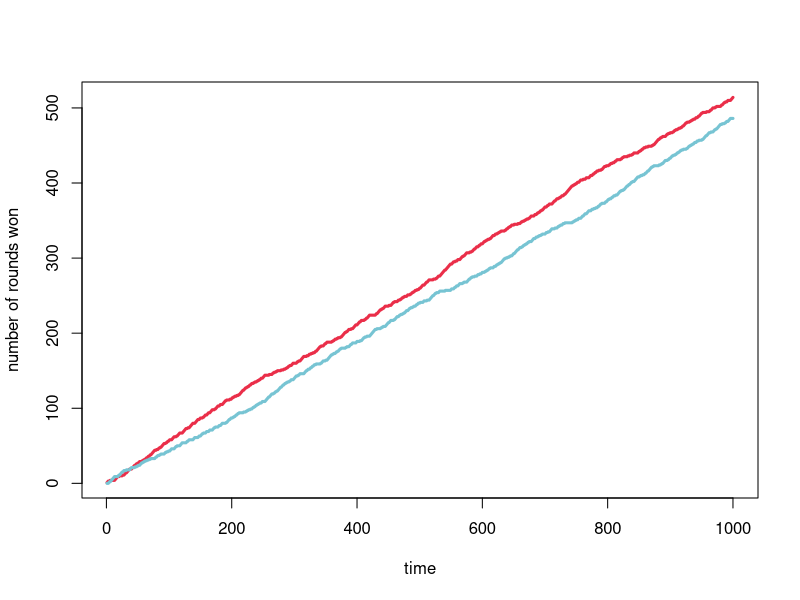
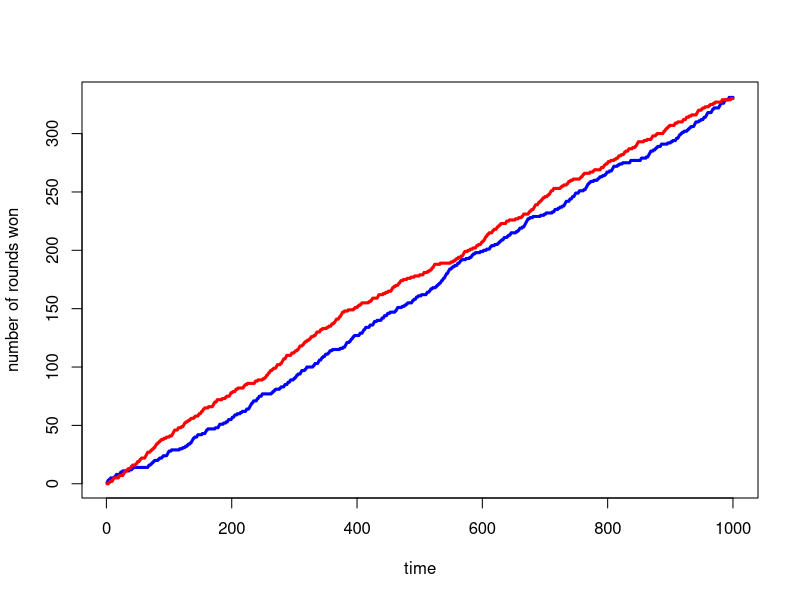
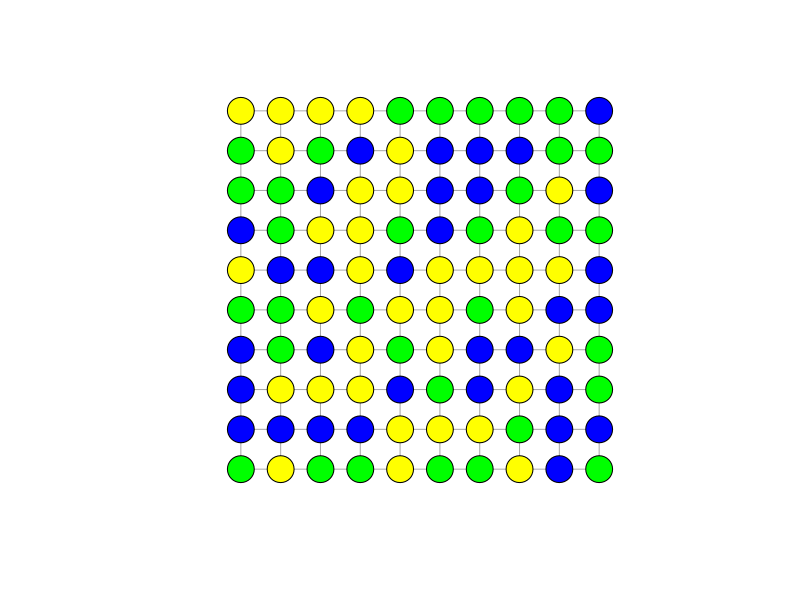
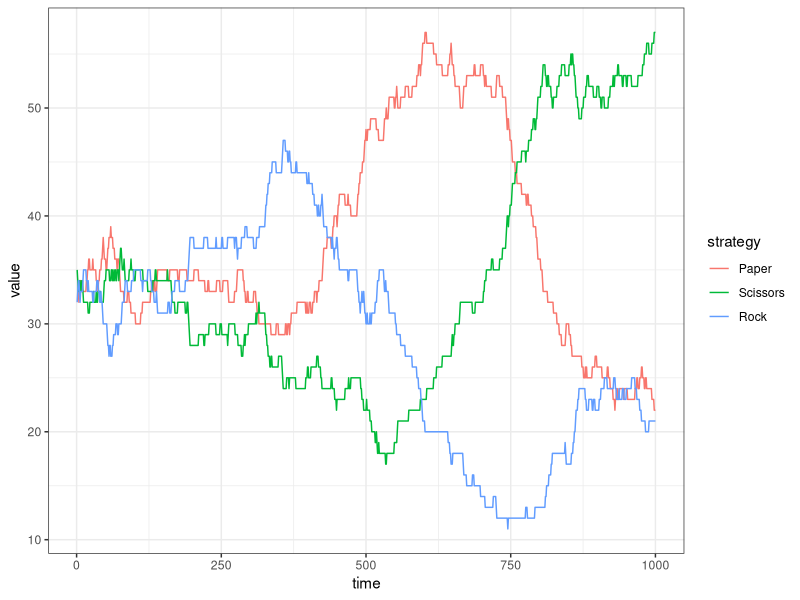

Generate these figures, in order, with R:

indDF <- data.frame(id=1:2, strategy=NA, num_wins=0)
indDF

chooseStrategy <- function(ind){
    strats <- sample(x=1:3, size=nrow(ind)) # 1:Paper, 2:Scissors, 3:Rock
    ind$strategy <- strats
    return(ind)
}

playStrategy <- function(ind){
    if(ind$strategy[1]==ind$strategy[2]) {} else{
        #in the case that one chose Rock and the other paper:
        if(any(ind$strategy == 3) && any(ind$strategy == 1)){ 
            tmp <- ind[ind$strategy==1, "id"]
            ind[tmp,"num_wins"] <- ind[tmp,"num_wins"]+1
        }else{
            #for the two other cases, the better weapon wins:
            tmp <- which(ind[,"strategy"]==max(ind[,"strategy"]))
            ind[tmp,"num_wins"] <- ind[tmp,"num_wins"]+1 
        }
    }
    return(ind)
}


# Third: Let's loop it
for(i in 1:1000){
    indDF <- chooseStrategy(indDF)#; indDF
    indDF <- playStrategy(indDF)#; indDF
    i <- i+1
}
indDF

setup <- function(){
    return(data.frame(id=1:2, strategy=NA, num_wins=0))
}

rounds <- 1000
indDF <- setup()
dat <- matrix(NA, rounds, 2)
for(i in 1:rounds){
    indDF <- chooseStrategy(indDF)
    indDF <- playStrategy(indDF)
    dat[i,] <- indDF$num_wins
    i <- i+1
}

plot(dat[,1], type='l', col='#EA2E49', lwd=3, xlab='time', ylab='number of rounds won')
lines(dat[,2], col='#77C4D3', lwd=3)


chooseStrategy2 <- function(ind){
	strats <- sample(x=1:3, size=1) # 1:Paper, 2:Scissors, 3:Rock
	ind$strategy[2] <- strats
	return(ind)
}


rounds <- 1000
repetitions <- 100
dat <- matrix(NA, rounds, 2)
res2 <- c()
for(j in 1:repetitions){
	indDF <- setup()
	indDF[1,"strategy"] <- sample(1:3,1)
	for(i in 1:rounds){
		indDF <- chooseStrategy2(indDF)
		indDF <- playStrategy(indDF)
		dat[i,] <- indDF$num_wins
		i <- i+1
	}
	res2 <- c(res2, which(indDF[,"num_wins"]==max(indDF[,"num_wins"])))
	j <- j+1
}

plot(dat[,1], type='l', col='blue', lwd=3, xlab='time', ylab='number of rounds won')
lines(dat[,2], col='red', lwd=3)
# for comparisson let's calculate the winning vector for both players switch strategies:

res1 <- c()
for(j in 1:repetitions){
    indDF <- setup()
    for(i in 1:rounds){
        indDF <- chooseStrategy(indDF)
        indDF <- playStrategy(indDF)
        dat[i,] <- indDF$num_wins
        i <- i+1
    }
    res1 <- c(res1, which(indDF[,"num_wins"]==max(indDF[,"num_wins"])))
    j <- j+1
}
# and the winner is:
t.test(res1,res2)


# The game on a Lattice network

require(igraph)
require(reshape)
require(ggplot2)

# size of the lattice
sidelength<-10 
# creating an empty data.frame to store data
stat<-data.frame()
# creating a lattice network using the igraph package
l<-graph.lattice(length=sidelength,dim=2)
# now every individual chooses a strategy at random
V(l)$weapon<-sample(c(1:3), size=length(V(l)), replace=T)
# for a nicer visualisation lets colour the different options
V(l)[weapon==1]$color<-'blue' # Paper
V(l)[weapon==2]$color<-'yellow' # Scissors
V(l)[weapon==3]$color<-'green' # Rock
# and this is what it looks like:
plot(l, layout=as.matrix(expand.grid(1:sidelength, 1:sidelength)), vertex.label=NA)

for(t in 1:1000){
	# pick a random agent ...
	from <- as.numeric(sample(V(l), 1)) # or sample(sidelength^2,1)
	# who are its neighbours?
	nei<-neighbors(l, v=from, mode='all')
	
	# if there is only one weapon type left
	if(length(unique(V(l)$weapon))==1) {
		# we can either stop the simulation
		stop(paste(c('Paper','Scissors','Rock')[unique(V(l)$weapon)], 'has won the game after',t,'rounds!'))
		# or we let the selected individual choose a different strategy to let the dynamics go on
		# V(l)$weapon[from]<-sample((1:3)[1:3!=as.numeric(V(l)$weapon[from])], 1)
	} else {
		# ... and one of its neighbours
		to <- sample(nei, 1) 
		fromto<-c(from,to)
		w<-as.numeric(V(l)$weapon[fromto])
		# if both choices are equal, nothing happens:
		if(w[1]==w[2]) {} else{ 
			# in the case that one chooses Rock and the other Paper, Paper wins:
			if(max(w) == 3 && min(w) ==1) { 
				V(l)$weapon[fromto[w==3]] <- "1" 
			} 
			else{
				# for the two other cases, the better weapon wins:
				V(l)$weapon[fromto[w==min(w)]] <- V(l)$weapon[fromto[w==max(w)]]
			}
		} 
		
	}
	# let's record the individual abundance of each strategy
    stat <- rbind(stat, c(sum(V(l)$'weapon'=="1"), sum(V(l)$'weapon'=="2"), sum(V(l)$'weapon'=="3")))
    # plot(l, layout=as.matrix(expand.grid(1:sidelength, 1:sidelength)), vertex.label=NA)
}

names(stat)<-c("Paper","Scissors","Rock")
s<-melt(stat)
s$time<-1:nrow(stat)

ggplot(data=s, mapping = aes(x = time, 
                             y = value, 
                             col = variable)) +
    geom_line() + 
    labs(colour = "strategy") +
    theme_bw() 
